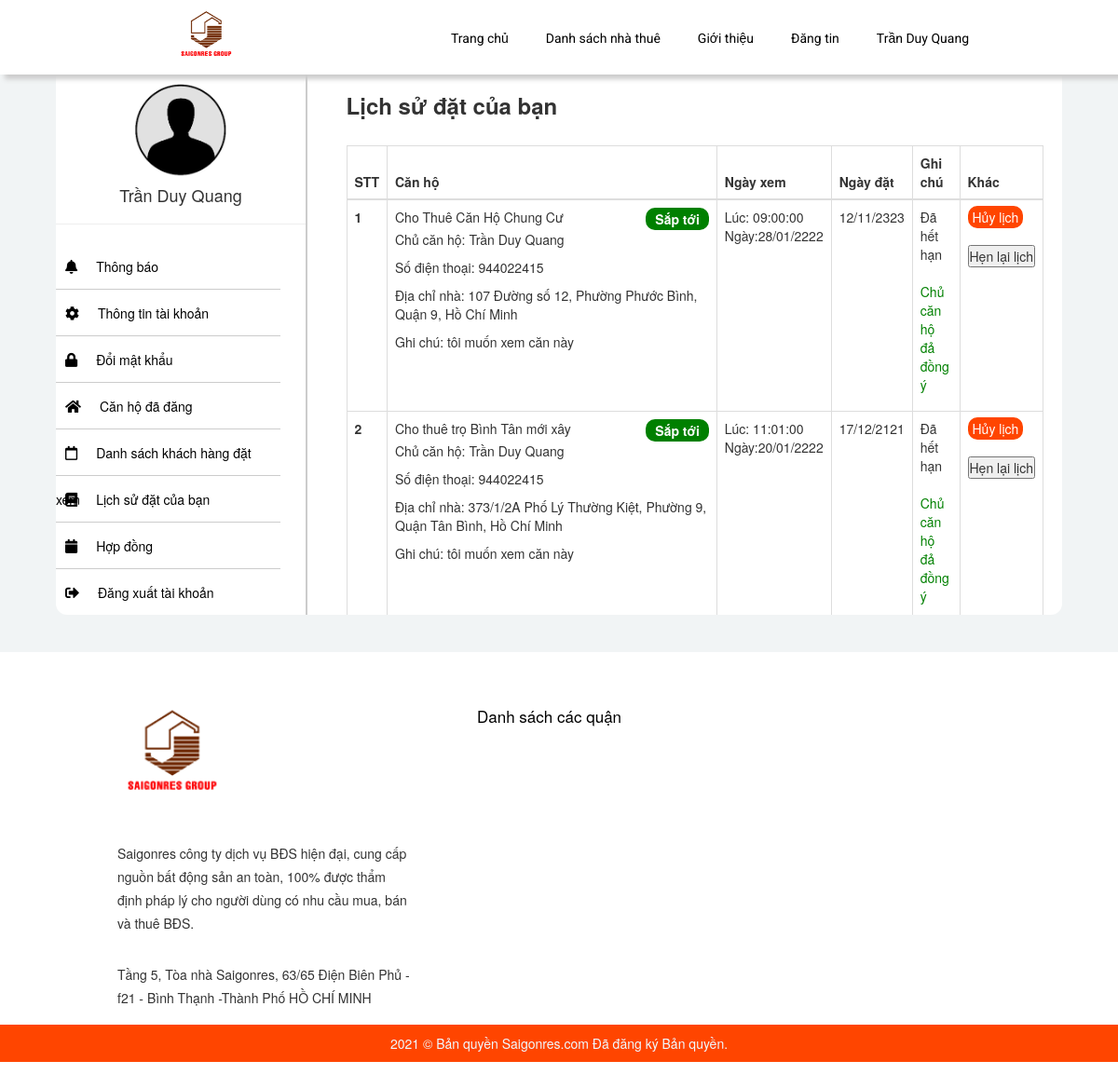
/site/index.php?act=lichsu&ma_tk=12 (signed in), run on the app's committed database.
### tables this page shows
CREATE TABLE `dat_lich` (
  `id` int(11) NOT NULL,
  `ma_dat` int(12) NOT NULL COMMENT 'mã đặt lịch xem',
  `ma_can` int(12) NOT NULL COMMENT 'mã căn hộ',
  `ma_tk` int(12) NOT NULL COMMENT 'mã tài khoản',
  `trang_thai` tinyint(1) DEFAULT NULL,
  `ten_nguoi_dat` varchar(50) DEFAULT NULL,
  `trang_thai_lich` tinyint(4) DEFAULT NULL,
  `ghi_chu` varchar(255) DEFAULT NULL,
  `sodt` varchar(50) DEFAULT NULL,
  `gio_xem` time DEFAULT NULL,
  `ngay_dat` date DEFAULT NULL COMMENT 'ngày đặt',
  `ngay_xem` date DEFAULT NULL COMMENT 'ngày xem'
);

CREATE TABLE `can_ho` (
  `ma_can` int(12) NOT NULL COMMENT 'mã căn hộ',
  `ma_quan` int(12) NOT NULL COMMENT 'mã quận',
  `id` int(12) NOT NULL COMMENT 'mã phường',
  `ma_loai` int(12) NOT NULL COMMENT 'mã loại căn',
  `ma_tk` int(12) NOT NULL,
  `amount` int(11) DEFAULT NULL COMMENT 'Số phòng trống ',
  `dia_chi` varchar(255) NOT NULL COMMENT 'Địa chỉ',
  `ten_can_ho` varchar(150) DEFAULT NULL COMMENT 'tên căn hộ',
  `dien_tich` float DEFAULT NULL COMMENT 'diện tích ',
  `tang` tinyint(3) DEFAULT NULL COMMENT 'Số tầng',
  `huong_nha` tinyint(8) DEFAULT NULL COMMENT 'hướng nhà',
  `tien_ich` longtext DEFAULT NULL COMMENT 'Tiện ích',
  `chi_phi_khac` varchar(100) DEFAULT NULL COMMENT 'chi phí khác',
  `so_phong_ngu` tinyint(2) DEFAULT NULL COMMENT 'Số phòng ngủ',
  `so_phong_vs` tinyint(2) DEFAULT NULL COMMENT 'Số phòng vệ sinh',
  `gia_thue` float NOT NULL DEFAULT 0 COMMENT 'Giá thuê',
  `hinh` varchar(150) DEFAULT NULL,
  `hinha` varchar(150) DEFAULT NULL,
  `hinhb` varchar(150) DEFAULT NULL,
  `hinhc` varchar(150) DEFAULT NULL,
  `an_hien` tinyint(1) DEFAULT NULL COMMENT 'Ẩn hiện',
  `trang_thai` varchar(50) DEFAULT NULL,
  `ghi_chu` text DEFAULT NULL
);

CREATE TABLE `khach_hang` (
  `ma_tk` int(12) NOT NULL COMMENT 'mã tài khoản',
  `ho_ten` varchar(50) NOT NULL COMMENT 'họ tên khách hàng',
  `hinh` varchar(150) DEFAULT NULL,
  `ten_tk` varchar(50) NOT NULL COMMENT 'tên tài khoản',
  `mat_khau` varchar(50) NOT NULL COMMENT 'mật khẩu',
  `sdt` varchar(50) DEFAULT NULL COMMENT 'số điện thoại',
  `kich_hoat` tinyint(1) NOT NULL DEFAULT 0 COMMENT 'kích hoạt',
  `email` varchar(50) NOT NULL COMMENT 'email',
  `vai_tro` tinyint(1) NOT NULL DEFAULT 0 COMMENT 'vai trò',
  `random_key` varchar(50) DEFAULT NULL COMMENT 'dãy số ngẫu nhiên',
  `currency` int(11) DEFAULT NULL
);

### site/index.php (called while the page is built, shortened)
<?php
$ctrl='home';
    $pathFile ="controllers/$ctrl.php";
if (file_exists($pathFile)==true)
    require_once $pathFile;
else echo "Controller $ctrl không tồn tại";
?>

### system/database.php (called while the page is built, shortened)
<?php
function getConnection()
{
    $opt = array(PDO::MYSQL_ATTR_INIT_COMMAND => "SET NAMES utf8", PDO::ATTR_ERRMODE => PDO::ERRMODE_EXCEPTION);
    $conn = new PDO('mysql:host=' . HOST_DB . ';dbname=' . NAME_DB, USER_DB, PASS_DB, $opt);
    return $conn;
}
function query($sql)
{
    $conn = getConnection();
    $result = $conn->query($sql);
    return $result;
}
function queryOne($sql)
{
    $conn = getConnection();
    $result = $conn->query($sql);
    $row = $result->fetch(PDO::FETCH_ASSOC);
    return $row;
}

### site/models/home.php (called while the page is built, shortened)
 <?php
require_once('../system/database.php');
function lichsu($id){
    $sql="SELECT * FROM dat_lich where ma_tk='$id' order by ngay_dat DESC";
    return query($sql);
}
function canho($id){
    $sql="SELECT * FROM can_ho WHERE ma_can='$id'";
    return queryOne($sql);
}
function khachhang($id){
    $sql="SELECT * FROM khach_hang WHERE ma_tk='$id'";
    return queryOne($sql);
}
?>

### site/views/lichsu.php (the view, shortened to what this page needs)
<div class="ch-dd">
    <h3 style="font-weight: bold; margin-bottom: 30px; margin-top: 50px;">Lịch sử đặt  của bạn</h3>
    <table class="table table-bordered" style="padding: 0px 20px;">
        <thead>
            <tr>
                <th scope="col">STT</th>
                <th scope="col" style="width: 50%;">Căn hộ</th>
                <th scope="col">Ngày xem</th>
                <th scope="col">Ngày đặt</th>
                <th scope="col">Ghi chú</th>
                <th scope="col" style="width: 10%;">Khác</th>
            </tr>
        </thead>
        <tbody>
            <?php foreach ($lichsu as $stt => $ds) {
                $stt+=1;
                $canho=canho($ds["ma_can"]);
                $tk=khachhang($canho["ma_tk"]);
                ?>
            <tr>
                <th scope="row"><?=$stt?></th>
                <td><span style="width: 75%; float: left;"><?php echo $canho['ten_can_ho']?></span> <?php if (date("d-m-y") <= date_format(date_create($ds['ngay_dat']), "d/m/yy")) {
                    echo "<span class='neww'>Sắp tới</span>";
                }?>
                <br>
                <p style="width: 100%; float: left;">Chủ căn hộ: <?php echo $tk["ho_ten"]?></p><br>
                <p>Số điện thoại: <?php echo $tk["sdt"]?></p>
                <p>Địa chỉ nhà: <?php echo $canho["dia_chi"]?></p>
                <p>Ghi chú: <?php echo $ds["ghi_chu"]?></p>
              </td>
                <td>Lúc: <?= $ds['gio_xem'] ?>
                    <br>
                    Ngày:<?=date_format(date_create($ds['ngay_xem']), "d/m/yy")?></td>
                <td><?=date_format(date_create($ds['ngay_dat']), "d/m/yy")?></td>
                <td><?php if (date("Y-m-d") > date_format(date_create($ds['ngay_xem']), "Y-m-d")) {
                    echo "Đã hết hạn";
                }
                else{
                    echo "Chưa xem nhà";
                }?>
                <p style="margin-top: 20px;"><?php
                if ($ds["trang_thai"]==0) {
                    ?>
                    <span style="color: orangered;">Chủ căn hộ chưa duyệt</span>
                    <?php
                }
                else{
                    ?>
                    <span style="color: green;">Chủ căn hộ đả đồng ý</span>
                    <?php
                }
                ?></p>
            </td>
                <td>
                    <?php if($ds['trang_thai_lich']==1 || $ds['trang_thai_lich']==2) { ?>
                         <a href = "javascript:Delete('?act=huydatlich&ma_dat=<?=$ds['ma_dat']?>')" style = "color: white; background-color: orangered; padding: 2px 5px; border-radius: 10px;" > Hủy lịch </a >
                        <br>
                        <br>
                        <div class="divmota9">
                            <input type="button" value="Hẹn lại lịch" class="henlich" data-toggle="modal" data-target="#datlich" data-dismiss="modal">
                        </div>
                   <?php }
                    else {
                        echo "  Bạn đã hủy lịch ";
                    }
                     ?>
                </td>
            </tr>
            <?php
            }?>
        </tbody>
    </table>
</div>

### site/views/css/index.css (style rules this page uses)
* { padding: 0; margin: 0; box-sizing: border-box; }
a { text-decoration: none; }
body { width: 100%; font-family: "Sf ui display", sans-serif; margin: 0 auto; }
a { outline: none; }
.neww { padding: 2px 10px; border-radius: 10px; color: white; float: right; font-weight: bold; background-color: green; }

### data on the page
dat_lich: can_ho.ten_can_ho "Cho Thuê Căn Hộ Chung Cư", shows "Sắp tới", khach_hang.ho_ten "Trần Duy Quang", khach_hang.sdt "944022415", can_ho.dia_chi "107 Đường số 12, Phường Phước Bình, Quận 9, Hồ Chí Minh", ghi_chu "tôi muốn xem căn này", gio_xem "09:00:00", ngay_xem "28/01/2222", ngay_dat "12/11/2323", shows "Đã hết hạn", trang_thai "Chủ căn hộ đả đồng ý"
dat_lich: can_ho.ten_can_ho "Cho thuê trọ Bình Tân mới xây", shows "Sắp tới", khach_hang.ho_ten "Trần Duy Quang", khach_hang.sdt "944022415", can_ho.dia_chi "373/1/2A Phố Lý Thường Kiệt, Phường 9, Quận Tân Bình, Hồ Chí Minh", ghi_chu "tôi muốn xem căn này", gio_xem "11:01:00", ngay_xem "20/01/2222", ngay_dat "17/12/2121", shows "Đã hết hạn", trang_thai "Chủ căn hộ đả đồng ý"

### other printed values
$_SESSION['user'] "Trần Duy Quang"
$_SESSION["user"] "Trần Duy Quang"
